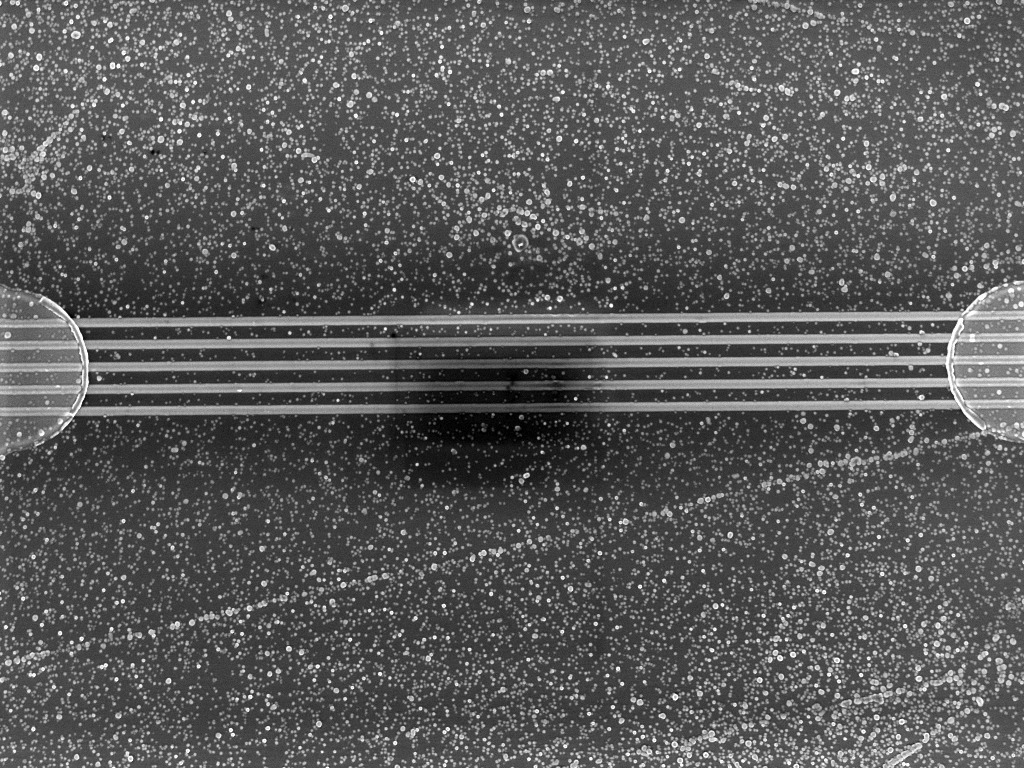
#> input picture postprocess/InAs/I_EBIC_vs_Vacc/1d5(1).tif, 1024 x 768 px; its folder holds only this picture in this run
$ python graphic.py
#> lines starting #> are read from the running program, lines starting #| are printed output that depends on the picture
import os
import glob
import re
import numpy as np
import matplotlib.pyplot as plt
from PIL import Image
import xml.etree.ElementTree as ET

# ==========================================
# 0. PLOT SETTINGS (LATEX STYLE & HUGE SIZES)
# ==========================================
plt.rcParams.update({
    'font.family': 'serif',
    'mathtext.fontset': 'cm',  # Computer Modern (LaTeX look)
    # 'text.usetex': True,     # <-- UNCOMMENT THIS IF YOU HAVE MIKTEX/TEXLIVE INSTALLED
    'axes.labelsize': 28,      # Huge axis labels
    'xtick.labelsize': 20,     # Huge X numbers
    'ytick.labelsize': 20      # Huge Y numbers
})

# ==========================================
# 1. METADATA EXTRACTION
# ==========================================
def extract_xmp_metadata(file_path):
    try:
        with open(file_path, "rb") as f:
            content = f.read()
        pattern = re.compile(rb'<\?xpacket begin=.*?\?>.*?<\?xpacket end=.*?\?>', re.DOTALL)
        match = pattern.search(content)
        if match:
            return match.group(0).decode("utf-8", errors="ignore").strip()
    except Exception as e:
        print(f"Error extracting XMP: {e}")
    return None

class Metadata:
    def __init__(self, xml_content):
        self.xml_content = xml_content
        self.data = self._parse_metadata()

    def _parse_metadata(self):
        ns = {
            'rdf': 'http://www.w3.org/1999/02/22-rdf-syntax-ns#',
            'image': 'http://ns.pointelectronic.com/Image/1.0/',
            'efa': 'http://ns.pointelectronic.com/EFA/1.0/',
        }
        try:
            root = ET.fromstring(self.xml_content)
            desc = root.find('.//rdf:Description', ns)
        except ET.ParseError:
            return {}

        if desc is None:
            return {}

        def get_nested_value(tag, default=0.0):
            elem = desc.find(tag, ns)
            if elem is not None:
                val = elem.find('rdf:value', ns)
                if val is not None and val.text:
                    try: return float(val.text.strip())
                    except: pass
                if elem.text:
                    try: return float(elem.text.strip())
                    except: pass
            return float(default)

        data = {
            'PixelSizeX': float(desc.findtext('image:PixelSizeX', '1e-6', namespaces=ns)),
            'Contrast': get_nested_value('efa:Contrast', 1.0),
            'EffectiveAmpGain': get_nested_value('efa:EffectiveAmpGain', 1e6),
            'OutputOffset': get_nested_value('efa:OutputOffset', 0.0),
            'InputOffset': get_nested_value('efa:InputOffset', 0.0),
            'InverseEnabled': bool(int(desc.findtext('efa:InverseEnabled', '0', namespaces=ns))),
            'BiasEnabled': bool(int(desc.findtext('efa:BiasEnabled', '0', namespaces=ns))),
            'BiasVoltage': get_nested_value('efa:Bias', 0.0)
        }
        return data

# ==========================================
# 2. CURRENT CONVERSION
# ==========================================
def compute_current_nA(pixel_matrix, m_data):
    C = m_data.get('Contrast', 1.0)
    G = m_data.get('EffectiveAmpGain', 1e6)
    O = m_data.get('OutputOffset', 0.0)
    I = m_data.get('InputOffset', 0.0)
    inv = m_data.get('InverseEnabled', False)

    scale = 1.0
    offset = -0.5

    if pixel_matrix.dtype.kind in 'ui':
        bit_depth_max = float(np.iinfo(pixel_matrix.dtype).max)
    else:
        bit_depth_max = 65535.0

    pixels_float = pixel_matrix.astype(np.float64)
    voltage = (pixels_float / bit_depth_max) * scale + offset

    if inv:
        current = (((voltage - O) / C) + I) / G * -1e9
    else:
        current = (((voltage - O) / C) - I) / G * 1e9

    return current

# ==========================================
# 3. MAIN ROUTINE
# ==========================================
image_folder = '.'
search_pattern = os.path.join(image_folder, '*(1).tif')
files = glob.glob(search_pattern)

vacc_values = []
iebic_values = []

print(f"Scanning directory: {os.path.abspath(image_folder)}")
print(f"Found {len(files)} valid files (frame 1).\n")

for file_path in files:
    filename = os.path.basename(file_path)
    match = re.search(r'([\d]+)d([\d]+)\(1\)\.tif', filename)

    if match:
        vacc = float(f"{match.group(1)}.{match.group(2)}")

        try:
            xml_str = extract_xmp_metadata(file_path)
            if not xml_str:
                continue

            m_data = Metadata(xml_str).data

            img = Image.open(file_path)
#> img is the input picture: PIL image 1024x768 I;16; min 0, max 65535, mean 23211.4
            img.seek(1)
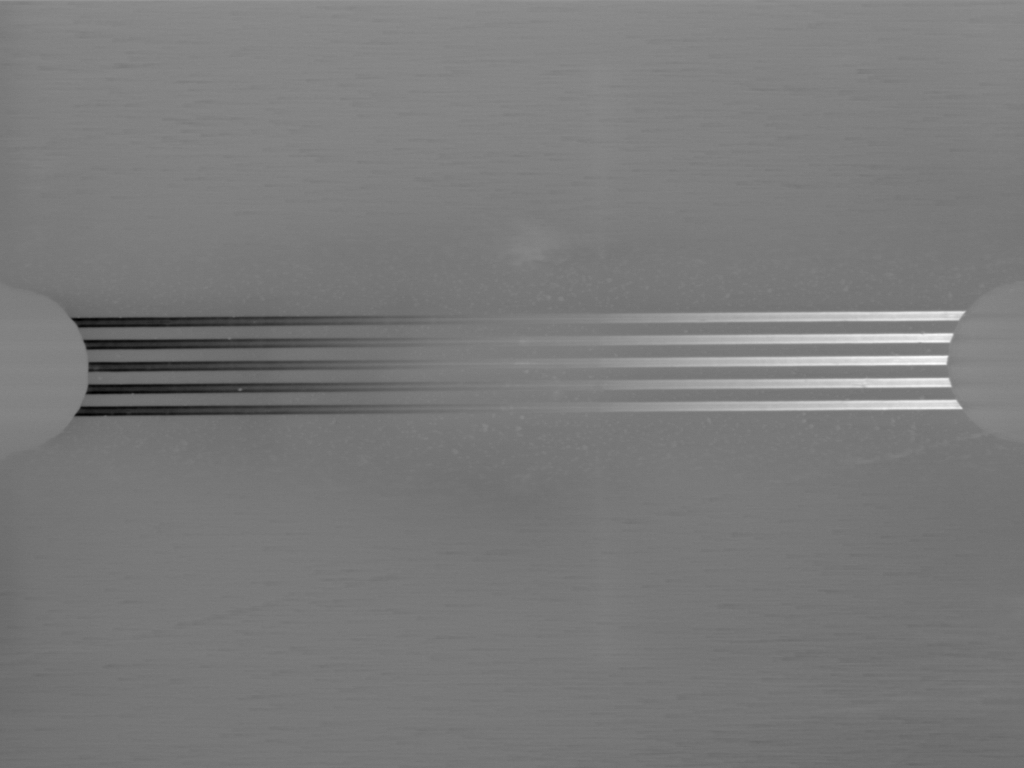
#> img: PIL image 1024x768 I;16; min 10994, max 20220, mean 15413.9; drawn with min black and max white
            raw_ebic_img = np.array(img)

            current_map_nA = compute_current_nA(raw_ebic_img, m_data)

            i_max = np.max(current_map_nA)
#> i_max = -32.01
            i_min = np.min(current_map_nA)
#> i_min = -55.55
            i_ebic_nA = 0.5 * abs(i_max - i_min)
#> i_ebic_nA = 11.77

            vacc_values.append(vacc)
            iebic_values.append(i_ebic_nA)
            print(f"Processed: {filename} | Vacc: {vacc} kV | I_EBIC: {i_ebic_nA:.2f} nA")
#| Processed: 1d5(1).tif | Vacc: 1.5 kV | I_EBIC: 11.77 nA

        except EOFError:
            pass
        except Exception as e:
            print(f"[{filename}] Error: {e}")

# ==========================================
# 4. PLOTTING
# ==========================================
if not vacc_values:
    raise ValueError("No valid data extracted.")

vacc_sorted, iebic_sorted = zip(*sorted(zip(vacc_values, iebic_values)))
#> vacc_sorted = (1.5,); iebic_sorted = (11.77,)

plt.figure(figsize=(9, 6))

# Plot line
plt.plot(vacc_sorted, iebic_sorted, marker='o', markersize=10,
         linestyle='-', linewidth=2.5, color='black')

# Axes labels forced into MathText for strict LaTeX rendering
plt.xlabel(r'$V_{acc} \ (\mathrm{kV})$')
plt.ylabel(r'$I_{EBIC} \ (\mathrm{nA})$')

# Operational parameters box
#params_text = (
#    r"$\mathbf{Parameters:}$" + "\n"
#    r"$I_{beam} = \mathrm{XX \ pA}$" + "\n"
#    r"$\mathrm{Dwell \ Time} = \mathrm{XX \ \mu s}$" + "\n"
#    r"$\mathrm{Magnification} = \mathrm{XX \ kX}$"
#)

#plt.text(0.05, 0.95, params_text, transform=plt.gca().transAxes,
#         fontsize=16, verticalalignment='top',
#         bbox=dict(boxstyle='square,pad=0.6', facecolor='white', alpha=0.9, edgecolor='black'))

# Layout adjustments
plt.grid(True, linestyle='--', alpha=0.4)
plt.tight_layout()

plt.show()
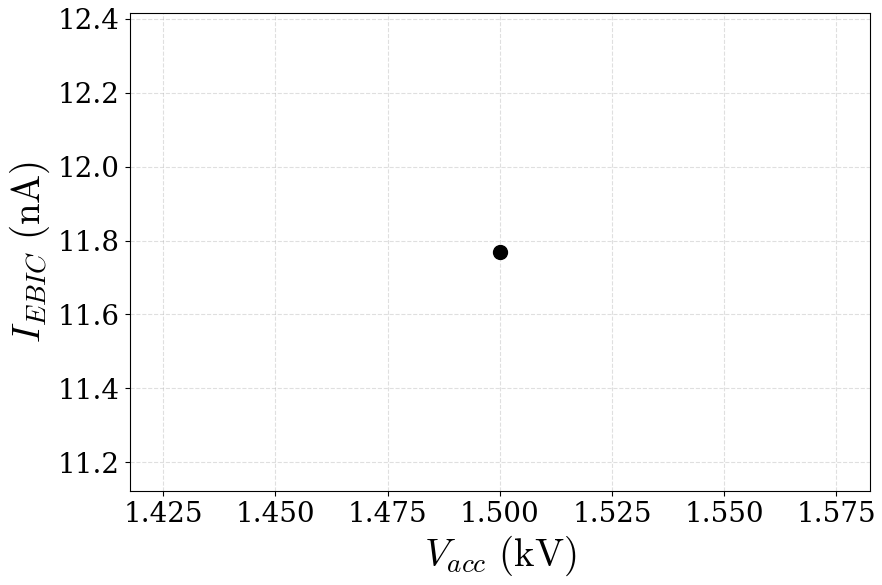
#> figure drawn by matplotlib, 1 panel
